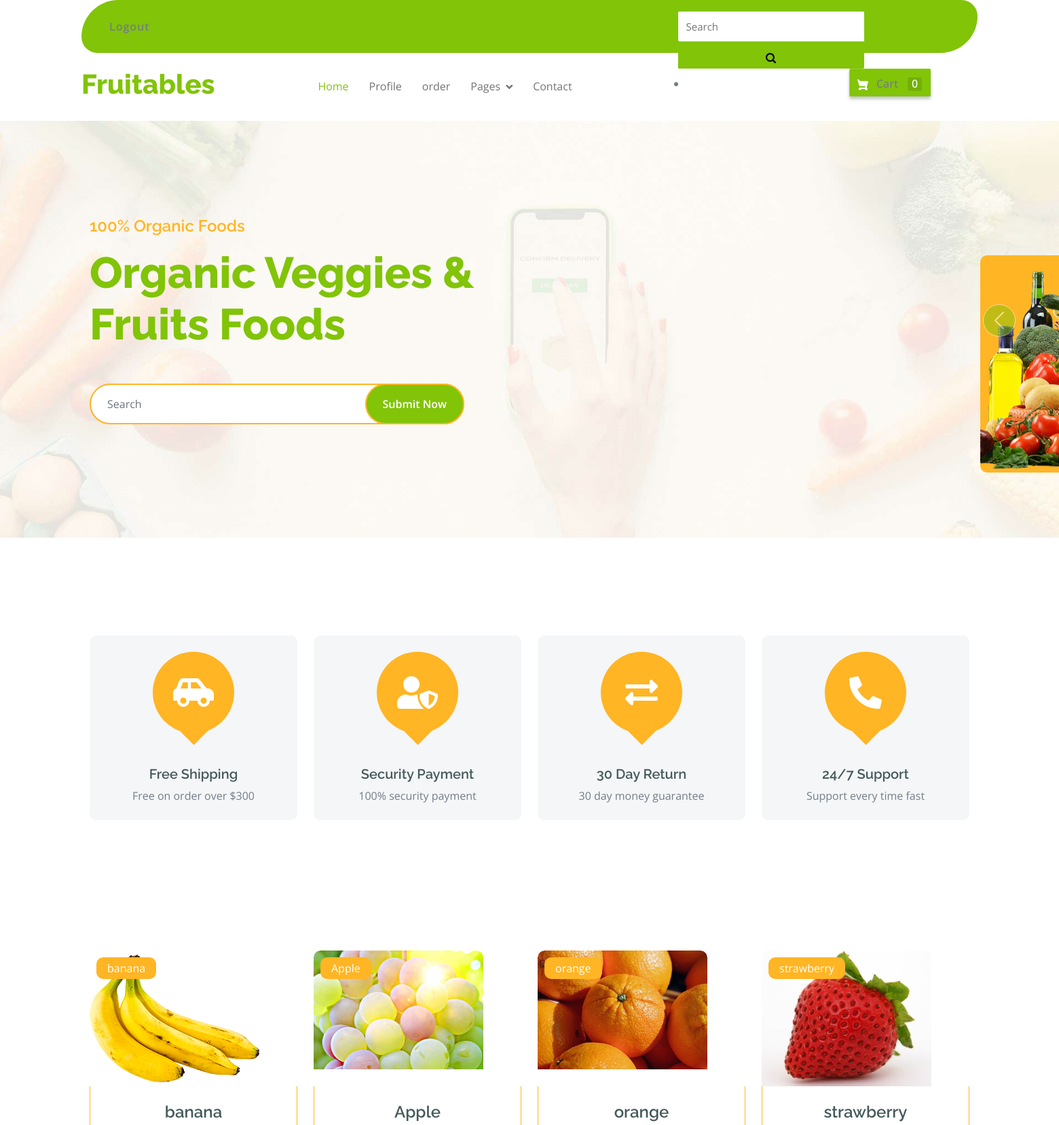
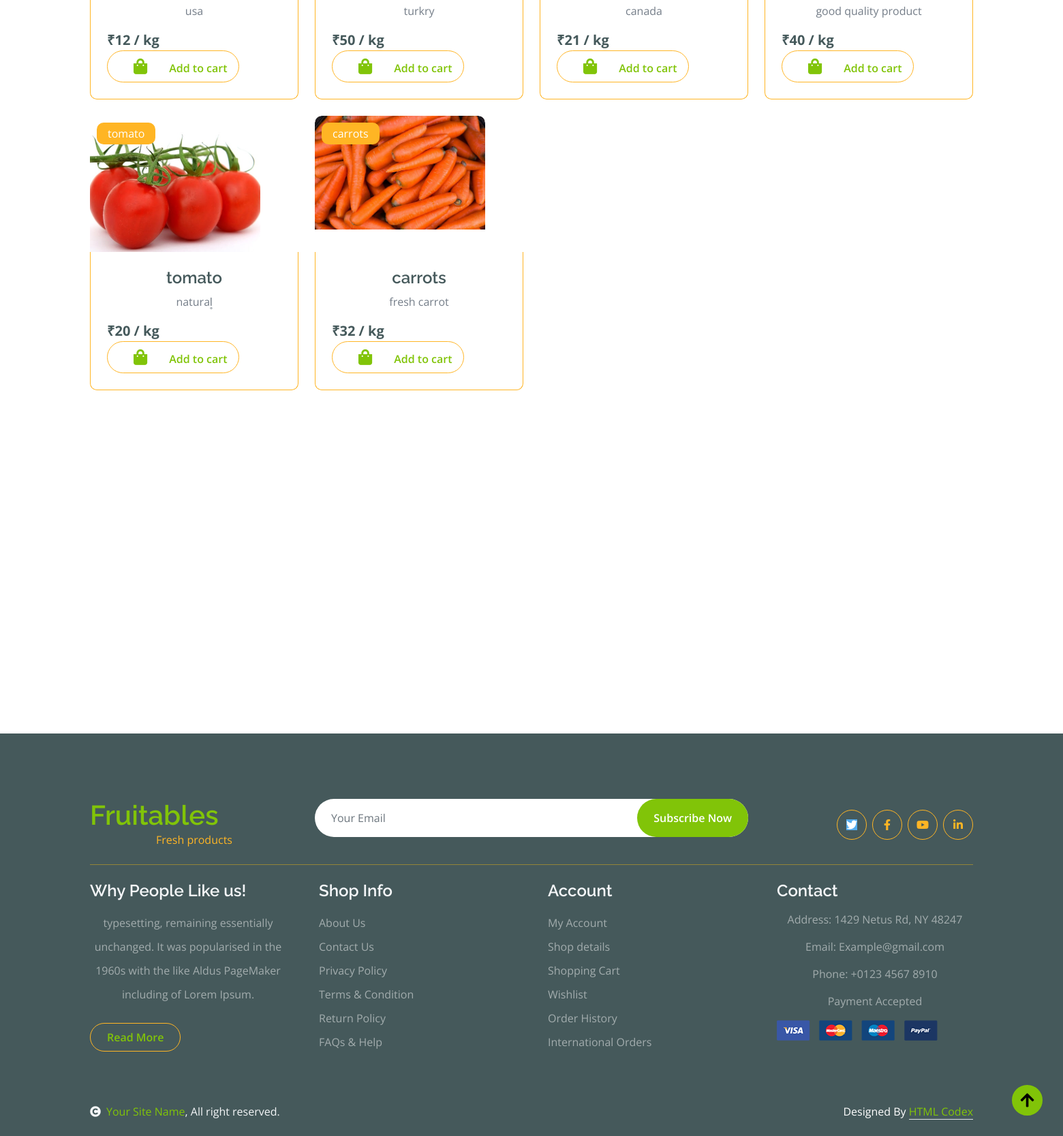
Page /customer-home (signed in) on the committed database (2 pictures, top to bottom).
### ecom/models.py (models this page shows, shortened)
class Product(models.Model):
    name=models.CharField(max_length=40)
    product_image= models.ImageField(upload_to='product_image/',null=True,blank=True)
    price = models.PositiveIntegerField()
    description=models.CharField(max_length=40)

### ecom/views.py (the view)
# urls.py: path('customer-home', views.customer_home_view,name='customer-home'),
@login_required(login_url='customerlogin')
@user_passes_test(is_customer)
def customer_home_view(request):
    products=models.Product.objects.all()
    if 'product_ids' in request.COOKIES:
        product_ids = request.COOKIES['product_ids']
        counter=product_ids.split('|')
        product_count_in_cart=len(set(counter))
    else:
        product_count_in_cart=0
    return render(request,'ecom/customer_home.html',{'products':products,'product_count_in_cart':product_count_in_cart})

### templates/ecom/customer_home.html (shortened to what this page needs)
{% extends 'ecom/customer_base.html' %}
{% load static %}
{% block content %}
        <div class="container-fluid py-5 mb-5 hero-header">
          <div class="container py-5">
              <div class="row g-5 align-items-center">
                  <div class="col-md-12 col-lg-7">
                      <h4 class="mb-3 text-secondary">100% Organic Foods</h4>
                      <h1 class="mb-5 display-3 text-primary">Organic Veggies & Fruits Foods</h1>
                      <div class="position-relative mx-auto">
                          <input class="form-control border-2 border-secondary w-75 py-3 px-4 rounded-pill" type="number" placeholder="Search">
                          <button type="submit" class="btn btn-primary border-2 border-secondary py-3 px-4 position-absolute rounded-pill text-white h-100" style="top: 0; right: 25%;">Submit Now</button>
                      </div>
                  </div>
                  <div class="col-md-12 col-lg-5">
                      <div id="carouselId" class="carousel slide position-relative" data-bs-ride="carousel">
                          <div class="carousel-inner" role="listbox">
                              <div class="carousel-item active rounded">
                                  <img src="img/hero-img-1.png" class="img-fluid w-100 h-100 bg-secondary rounded" alt="First slide">
                              </div>
                          </div>
                          <button class="carousel-control-prev" type="button" data-bs-target="#carouselId" data-bs-slide="prev">
                              <span class="carousel-control-prev-icon" aria-hidden="true"></span>
                          </button>
                      </div>
                  </div>
              </div>
          </div>
      </div>
      <div class="container-fluid featurs py-5">
          <div class="container py-5">
              <div class="row g-4">
                  <div class="col-md-6 col-lg-3">
                      <div class="featurs-item text-center rounded bg-light p-4">
                          <div class="featurs-icon btn-square rounded-circle bg-secondary mb-5 mx-auto">
                              <i class="fas fa-car-side fa-3x text-white"></i>
                          </div>
                          <div class="featurs-content text-center">
                              <h5>Free Shipping</h5>
                              <p class="mb-0">Free on order over $300</p>
                          </div>
                      </div>
                  </div>
                  <div class="col-md-6 col-lg-3">
                      <div class="featurs-item text-center rounded bg-light p-4">
                          <div class="featurs-icon btn-square rounded-circle bg-secondary mb-5 mx-auto">
                              <i class="fas fa-user-shield fa-3x text-white"></i>
                          </div>
                          <div class="featurs-content text-center">
                              <h5>Security Payment</h5>
                              <p class="mb-0">100% security payment</p>
                          </div>
                      </div>
                  </div>
                  <div class="col-md-6 col-lg-3">
                      <div class="featurs-item text-center rounded bg-light p-4">
                          <div class="featurs-icon btn-square rounded-circle bg-secondary mb-5 mx-auto">
                              <i class="fas fa-exchange-alt fa-3x text-white"></i>
                          </div>
                          <div class="featurs-content text-center">
                              <h5>30 Day Return</h5>
                              <p class="mb-0">30 day money guarantee</p>
                          </div>
                      </div>
                  </div>
                  <div class="col-md-6 col-lg-3">
                      <div class="featurs-item text-center rounded bg-light p-4">
                          <div class="featurs-icon btn-square rounded-circle bg-secondary mb-5 mx-auto">
                              <i class="fa fa-phone-alt fa-3x text-white"></i>
                          </div>
                          <div class="featurs-content text-center">
                              <h5>24/7 Support</h5>
                              <p class="mb-0">Support every time fast</p>
                          </div>
                      </div>
                  </div>
              </div>
          </div>
      </div>
         <div class="container-fluid fruite py-5">
          <div class="container py-5">
              <div class="tab-class text-center">
                {%if products%}
                  <div class="tab-content">
                      <div id="tab-1" class="tab-pane fade show p-0 active">
                          <div class="row g-4">
                              <div class="col-lg-12">
                                  <div class="row g-4">
                                    {% for p in products %}
                                      <div class="col-md-6 col-lg-4 col-xl-3">
                                          <div class="rounded position-relative fruite-item">
                                              <div class="fruite-img">
                                                  <img src="{% static p.product_image.url %}" class="img-fluid w-100 rounded-top" alt="" height="200px" width="200px">
                                              </div>
                                              <div class="text-white bg-secondary px-3 py-1 rounded position-absolute" style="top: 10px; left: 10px;">{{p.name}}</div>
                                              <div class="p-4 border border-secondary border-top-0 rounded-bottom">
                                                  <h4>{{p.name}}</h4>
                                                  <p>{{p.description}}</p>
                                                  <div class="d-flex justify-content-between flex-lg-wrap">
                                                      <p class="text-dark fs-5 fw-bold mb-0">₹{{p.price}} / kg</p>
                                                      <a href="{% url 'add-to-cart' p.id  %}" class="btn border border-secondary rounded-pill px-3 text-primary"><i class="fa fa-shopping-bag me-2 text-primary"></i> Add to cart</a>
                                                  </div>
                                              </div>
                                          </div>
                                      </div>
                                     {% endfor %}
                                  </div>
                              </div>
                          </div>
                      </div>
            </div>
            {%else%}
            <h3 style="text-align:center; color:#3E454C;">No Search Found</h3>
            {%endif%}
              </div>
          </div>
      </div>
<br><br><br>
<br><br><br><br><br><br><br><br><br><br><br><br>
{% include "ecom/footer.html" %}
{% endblock content %}

### rows in the picture
Product: product_image (picture), name "banana", description "usa", price "12"
Product: product_image (picture), name "Apple", description "turkry", price "50"
Product: product_image (picture), name "orange", description "canada", price "21"
Product: product_image (picture), name "strawberry", description "good quality product", price "40"
Product: product_image (picture), name "tomato", description "natural̥", price "20"
Product: product_image (picture), name "carrots", description "fresh carrot", price "32"

### other values in the picture
{{ product_count_in_cart }} "0"
